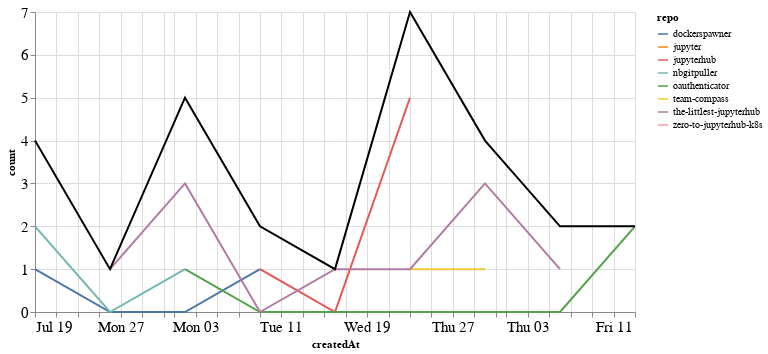

Write notebook code for a chart like this one.
### Markdown cell above
## Comments

### Code cell
comments_time = comments.groupby('repo').resample('W', on='createdAt').count()['author'].reset_index()
comments_time = comments_time.rename(columns={'author': 'count'})
comments_time_total = comments_time.groupby('createdAt').agg({"count": "sum"}).reset_index()
ch1 = alt.Chart(comments_time, width=600).mark_line().encode(
    x='createdAt',
    y='count',
    color='repo',
    tooltip="repo"
)

ch2 = alt.Chart(comments_time_total, width=600).mark_line(color="black").encode(
    x='createdAt',
    y='count',
)

ch1 + ch2

### Figure 1 — Vega-Lite specification as saved in the notebook (floating-point values rounded to 4 significant figures)
{"config": {"axisLeft": {"labelFontSize": 15}, "axisBottom": {"labelFontSize": 15}}, "layer": [{"data": {"name": "data-249aefffd7aee5f07c17e11c689381e6"}, "mark": "line", "encoding": {"color": {"type": "nominal", "field": "repo"}, "tooltip": {"type": "nominal", "field": "repo"}, "x": {"type": "temporal", "field": "createdAt"}, "y": {"type": "quantitative", "field": "count"}}, "width": 600}, {"data": {"name": "data-8f1a0ae4b18a0fe9839259af5069c997"}, "mark": {"type": "line", "color": "black"}, "encoding": {"x": {"type": "temporal", "field": "createdAt"}, "y": {"type": "quantitative", "field": "count"}}, "width": 600}], "$schema": "https://vega.github.io/schema/vega-lite/v4.8.1.json", "datasets": {"data-249aefffd7aee5f07c17e11c689381e6": [{"repo": "dockerspawner", "createdAt": "2020-07-19T00:00:00", "count": 1}, {"repo": "dockerspawner", "createdAt": "2020-07-26T00:00:00", "count": 0}, {"repo": "dockerspawner", "createdAt": "2020-08-02T00:00:00", "count": 0}, {"repo": "dockerspawner", "createdAt": "2020-08-09T00:00:00", "count": 1}, {"repo": "jupyter", "createdAt": "2020-07-19T00:00:00", "count": 1}, {"repo": "jupyterhub", "createdAt": "2020-08-09T00:00:00", "count": 1}, {"repo": "jupyterhub", "createdAt": "2020-08-16T00:00:00", "count": 0}, {"repo": "jupyterhub", "createdAt": "2020-08-23T00:00:00", "count": 5}, {"repo": "nbgitpuller", "createdAt": "2020-07-19T00:00:00", "count": 2}, {"repo": "nbgitpuller", "createdAt": "2020-07-26T00:00:00", "count": 0}, {"repo": "nbgitpuller", "createdAt": "2020-08-02T00:00:00", "count": 1}, {"repo": "oauthenticator", "createdAt": "2020-08-02T00:00:00", "count": 1}, {"repo": "oauthenticator", "createdAt": "2020-08-09T00:00:00", "count": 0}, {"repo": "oauthenticator", "createdAt": "2020-08-16T00:00:00", "count": 0}, {"repo": "oauthenticator", "createdAt": "2020-08-23T00:00:00", "count": 0}, {"repo": "oauthenticator", "createdAt": "2020-08-30T00:00:00", "count": 0}, {"repo": "oauthenticator", "createdAt": "2020-09-06T00:00:00", "count": 0}, {"repo": "oauthenticator", "createdAt": "2020-09-13T00:00:00", "count": 2}, {"repo": "team-compass", "createdAt": "2020-08-23T00:00:00", "count": 1}, {"repo": "team-compass", "createdAt": "2020-08-30T00:00:00", "count": 1}, {"repo": "the-littlest-jupyterhub", "createdAt": "2020-07-26T00:00:00", "count": 1}, {"repo": "the-littlest-jupyterhub", "createdAt": "2020-08-02T00:00:00", "count": 3}, {"repo": "the-littlest-jupyterhub", "createdAt": "2020-08-09T00:00:00", "count": 0}, {"repo": "the-littlest-jupyterhub", "createdAt": "2020-08-16T00:00:00", "count": 1}, {"repo": "the-littlest-jupyterhub", "createdAt": "2020-08-23T00:00:00", "count": 1}, {"repo": "the-littlest-jupyterhub", "createdAt": "2020-08-30T00:00:00", "count": 3}, {"repo": "the-littlest-jupyterhub", "createdAt": "2020-09-06T00:00:00", "count": 1}, {"repo": "zero-to-jupyterhub-k8s", "createdAt": "2020-09-06T00:00:00", "count": 1}], "data-8f1a0ae4b18a0fe9839259af5069c997": [{"createdAt": "2020-07-19T00:00:00", "count": 4}, {"createdAt": "2020-07-26T00:00:00", "count": 1}, {"createdAt": "2020-08-02T00:00:00", "count": 5}, {"createdAt": "2020-08-09T00:00:00", "count": 2}, {"createdAt": "2020-08-16T00:00:00", "count": 1}, {"createdAt": "2020-08-23T00:00:00", "count": 7}, {"createdAt": "2020-08-30T00:00:00", "count": 4}, {"createdAt": "2020-09-06T00:00:00", "count": 2}, {"createdAt": "2020-09-13T00:00:00", "count": 2}]}}
